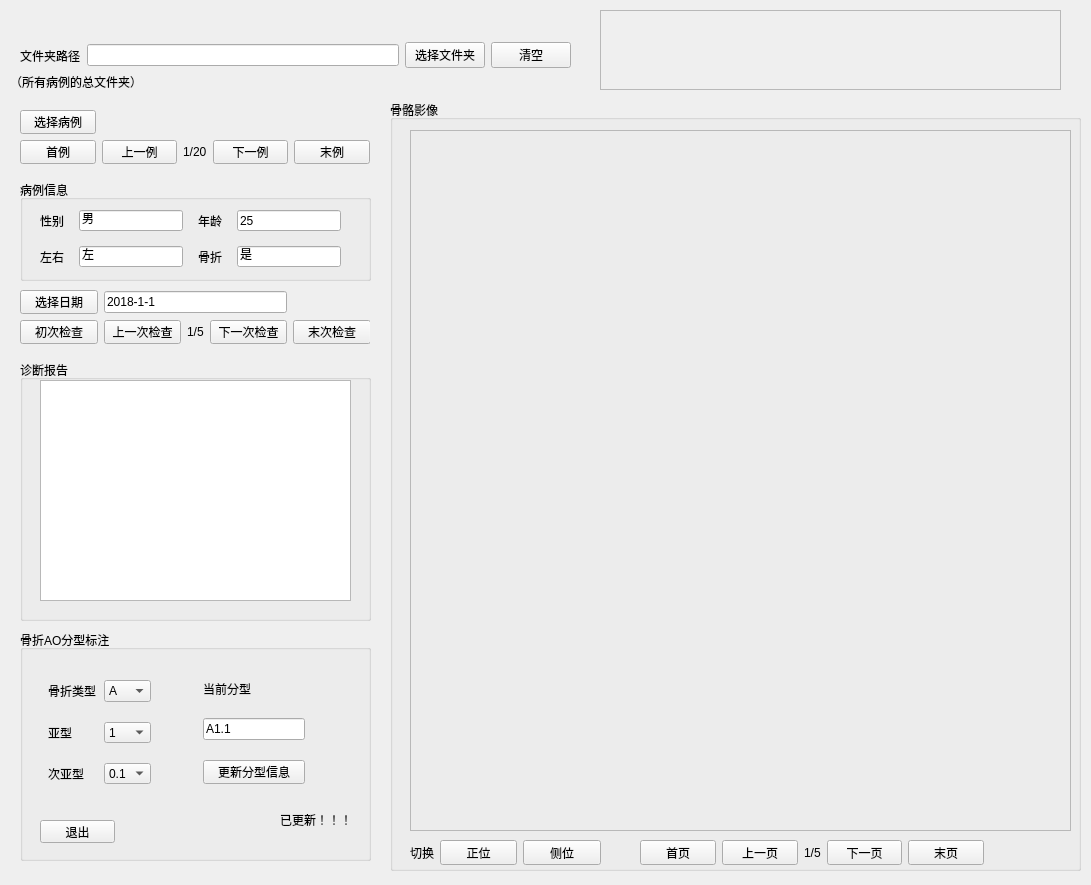
<?xml version="1.0" encoding="UTF-8"?>
<ui version="4.0">
 <class>Form</class>
 <widget class="QWidget" name="Form">
  <property name="geometry">
   <rect>
    <x>0</x>
    <y>0</y>
    <width>1091</width>
    <height>885</height>
   </rect>
  </property>
  <property name="windowTitle">
   <string>Form</string>
  </property>
  <widget class="QGroupBox" name="groupBox">
   <property name="geometry">
    <rect>
     <x>20</x>
     <y>180</y>
     <width>351</width>
     <height>101</height>
    </rect>
   </property>
   <property name="title">
    <string>病例信息</string>
   </property>
   <widget class="QWidget" name="layoutWidget">
    <property name="geometry">
     <rect>
      <x>20</x>
      <y>30</y>
      <width>301</width>
      <height>57</height>
     </rect>
    </property>
    <layout class="QGridLayout" name="gridLayout">
     <property name="spacing">
      <number>15</number>
     </property>
     <item row="0" column="0">
      <widget class="QLabel" name="label_4">
       <property name="text">
        <string>性别</string>
       </property>
      </widget>
     </item>
     <item row="0" column="1">
      <widget class="QLineEdit" name="lineEdit_2">
       <property name="text">
        <string>男</string>
       </property>
      </widget>
     </item>
     <item row="0" column="2">
      <widget class="QLabel" name="label_5">
       <property name="text">
        <string>年龄</string>
       </property>
      </widget>
     </item>
     <item row="0" column="3">
      <widget class="QLineEdit" name="lineEdit_3">
       <property name="text">
        <string>25</string>
       </property>
      </widget>
     </item>
     <item row="1" column="0">
      <widget class="QLabel" name="label_6">
       <property name="text">
        <string>左右</string>
       </property>
      </widget>
     </item>
     <item row="1" column="1">
      <widget class="QLineEdit" name="lineEdit_4">
       <property name="text">
        <string>左</string>
       </property>
      </widget>
     </item>
     <item row="1" column="2">
      <widget class="QLabel" name="label_10">
       <property name="text">
        <string>骨折</string>
       </property>
      </widget>
     </item>
     <item row="1" column="3">
      <widget class="QLineEdit" name="lineEdit_6">
       <property name="text">
        <string>是</string>
       </property>
      </widget>
     </item>
    </layout>
   </widget>
  </widget>
  <widget class="QLabel" name="label_3">
   <property name="geometry">
    <rect>
     <x>10</x>
     <y>70</y>
     <width>132</width>
     <height>23</height>
    </rect>
   </property>
   <property name="text">
    <string>（所有病例的总文件夹）</string>
   </property>
  </widget>
  <widget class="QGroupBox" name="groupBox_2">
   <property name="geometry">
    <rect>
     <x>20</x>
     <y>360</y>
     <width>351</width>
     <height>261</height>
    </rect>
   </property>
   <property name="title">
    <string>诊断报告</string>
   </property>
   <widget class="QTextEdit" name="textEdit">
    <property name="geometry">
     <rect>
      <x>20</x>
      <y>20</y>
      <width>311</width>
      <height>221</height>
     </rect>
    </property>
   </widget>
  </widget>
  <widget class="QWidget" name="layoutWidget">
   <property name="geometry">
    <rect>
     <x>20</x>
     <y>290</y>
     <width>350</width>
     <height>54</height>
    </rect>
   </property>
   <layout class="QGridLayout" name="gridLayout_3">
    <item row="1" column="1">
     <widget class="QPushButton" name="pushButton_8">
      <property name="text">
       <string>上一次检查</string>
      </property>
     </widget>
    </item>
    <item row="1" column="4">
     <widget class="QPushButton" name="pushButton_9">
      <property name="text">
       <string>末次检查</string>
      </property>
     </widget>
    </item>
    <item row="0" column="0">
     <widget class="QPushButton" name="pushButton_10">
      <property name="text">
       <string>选择日期</string>
      </property>
     </widget>
    </item>
    <item row="1" column="3">
     <widget class="QPushButton" name="pushButton_11">
      <property name="text">
       <string>下一次检查</string>
      </property>
     </widget>
    </item>
    <item row="1" column="0">
     <widget class="QPushButton" name="pushButton_12">
      <property name="text">
       <string>初次检查</string>
      </property>
     </widget>
    </item>
    <item row="1" column="2">
     <widget class="QLabel" name="label_8">
      <property name="text">
       <string>1/5</string>
      </property>
     </widget>
    </item>
    <item row="0" column="1" colspan="3">
     <widget class="QLineEdit" name="lineEdit_5">
      <property name="text">
       <string>2018-1-1</string>
      </property>
     </widget>
    </item>
   </layout>
  </widget>
  <widget class="QGroupBox" name="groupBox_3">
   <property name="geometry">
    <rect>
     <x>20</x>
     <y>630</y>
     <width>351</width>
     <height>231</height>
    </rect>
   </property>
   <property name="title">
    <string>骨折AO分型标注</string>
   </property>
   <widget class="QPushButton" name="pushButton_24">
    <property name="geometry">
     <rect>
      <x>20</x>
      <y>190</y>
      <width>75</width>
      <height>23</height>
     </rect>
    </property>
    <property name="text">
     <string>退出</string>
    </property>
   </widget>
   <widget class="QLabel" name="label_15">
    <property name="geometry">
     <rect>
      <x>260</x>
      <y>180</y>
      <width>71</width>
      <height>20</height>
     </rect>
    </property>
    <property name="text">
     <string>已更新！！！</string>
    </property>
   </widget>
   <widget class="QWidget" name="layoutWidget">
    <property name="geometry">
     <rect>
      <x>20</x>
      <y>50</y>
      <width>273</width>
      <height>104</height>
     </rect>
    </property>
    <layout class="QHBoxLayout" name="horizontalLayout_6">
     <property name="spacing">
      <number>36</number>
     </property>
     <item>
      <layout class="QGridLayout" name="gridLayout_4">
       <property name="leftMargin">
        <number>8</number>
       </property>
       <property name="rightMargin">
        <number>8</number>
       </property>
       <property name="horizontalSpacing">
        <number>8</number>
       </property>
       <property name="verticalSpacing">
        <number>20</number>
       </property>
       <item row="0" column="0">
        <widget class="QLabel" name="label">
         <property name="text">
          <string>骨折类型</string>
         </property>
        </widget>
       </item>
       <item row="0" column="1">
        <widget class="QComboBox" name="comboBox">
         <item>
          <property name="text">
           <string>A</string>
          </property>
         </item>
         <item>
          <property name="text">
           <string>B</string>
          </property>
         </item>
         <item>
          <property name="text">
           <string>C</string>
          </property>
         </item>
        </widget>
       </item>
       <item row="1" column="0">
        <widget class="QLabel" name="label_12">
         <property name="text">
          <string>亚型</string>
         </property>
        </widget>
       </item>
       <item row="1" column="1">
        <widget class="QComboBox" name="comboBox_2">
         <item>
          <property name="text">
           <string>1</string>
          </property>
         </item>
         <item>
          <property name="text">
           <string>2</string>
          </property>
         </item>
         <item>
          <property name="text">
           <string>3</string>
          </property>
         </item>
        </widget>
       </item>
       <item row="2" column="0">
        <widget class="QLabel" name="label_13">
         <property name="text">
          <string>次亚型</string>
         </property>
        </widget>
       </item>
       <item row="2" column="1">
        <widget class="QComboBox" name="comboBox_3">
         <item>
          <property name="text">
           <string>0.1</string>
          </property>
         </item>
         <item>
          <property name="text">
           <string>0.2</string>
          </property>
         </item>
         <item>
          <property name="text">
           <string>0.3</string>
          </property>
         </item>
        </widget>
       </item>
      </layout>
     </item>
     <item>
      <layout class="QGridLayout" name="gridLayout_5">
       <property name="leftMargin">
        <number>8</number>
       </property>
       <property name="rightMargin">
        <number>8</number>
       </property>
       <property name="horizontalSpacing">
        <number>8</number>
       </property>
       <property name="verticalSpacing">
        <number>20</number>
       </property>
       <item row="0" column="0">
        <widget class="QLabel" name="label_14">
         <property name="text">
          <string>当前分型</string>
         </property>
        </widget>
       </item>
       <item row="1" column="0">
        <widget class="QLineEdit" name="lineEdit_7">
         <property name="text">
          <string>A1.1</string>
         </property>
         <property name="dragEnabled">
          <bool>false</bool>
         </property>
         <property name="readOnly">
          <bool>false</bool>
         </property>
        </widget>
       </item>
       <item row="2" column="0">
        <widget class="QPushButton" name="pushButton_23">
         <property name="text">
          <string>更新分型信息</string>
         </property>
        </widget>
       </item>
      </layout>
     </item>
    </layout>
   </widget>
  </widget>
  <widget class="QGroupBox" name="groupBox_4">
   <property name="geometry">
    <rect>
     <x>390</x>
     <y>100</y>
     <width>691</width>
     <height>771</height>
    </rect>
   </property>
   <property name="title">
    <string>骨骼影像</string>
   </property>
   <widget class="QFrame" name="frame">
    <property name="geometry">
     <rect>
      <x>20</x>
      <y>30</y>
      <width>661</width>
      <height>701</height>
     </rect>
    </property>
    <property name="frameShape">
     <enum>QFrame::StyledPanel</enum>
    </property>
    <property name="frameShadow">
     <enum>QFrame::Raised</enum>
    </property>
   </widget>
   <widget class="QWidget" name="layoutWidget">
    <property name="geometry">
     <rect>
      <x>20</x>
      <y>740</y>
      <width>191</width>
      <height>25</height>
     </rect>
    </property>
    <layout class="QHBoxLayout" name="horizontalLayout_2">
     <item>
      <widget class="QLabel" name="label_9">
       <property name="text">
        <string>切换</string>
       </property>
      </widget>
     </item>
     <item>
      <widget class="QPushButton" name="pushButton_13">
       <property name="text">
        <string>正位</string>
       </property>
      </widget>
     </item>
     <item>
      <widget class="QPushButton" name="pushButton_14">
       <property name="text">
        <string>侧位</string>
       </property>
      </widget>
     </item>
    </layout>
   </widget>
   <widget class="QWidget" name="layoutWidget_2">
    <property name="geometry">
     <rect>
      <x>250</x>
      <y>740</y>
      <width>344</width>
      <height>25</height>
     </rect>
    </property>
    <layout class="QHBoxLayout" name="horizontalLayout_3">
     <item>
      <widget class="QPushButton" name="pushButton_15">
       <property name="text">
        <string>首页</string>
       </property>
      </widget>
     </item>
     <item>
      <widget class="QPushButton" name="pushButton_21">
       <property name="text">
        <string>上一页</string>
       </property>
      </widget>
     </item>
     <item>
      <widget class="QLabel" name="label_16">
       <property name="text">
        <string>1/5</string>
       </property>
      </widget>
     </item>
     <item>
      <widget class="QPushButton" name="pushButton_22">
       <property name="text">
        <string>下一页</string>
       </property>
      </widget>
     </item>
     <item>
      <widget class="QPushButton" name="pushButton_16">
       <property name="text">
        <string>末页</string>
       </property>
      </widget>
     </item>
    </layout>
   </widget>
  </widget>
  <widget class="QFrame" name="frame_3">
   <property name="geometry">
    <rect>
     <x>600</x>
     <y>10</y>
     <width>461</width>
     <height>80</height>
    </rect>
   </property>
   <property name="frameShape">
    <enum>QFrame::StyledPanel</enum>
   </property>
   <property name="frameShadow">
    <enum>QFrame::Raised</enum>
   </property>
  </widget>
  <widget class="QWidget" name="layoutWidget">
   <property name="geometry">
    <rect>
     <x>20</x>
     <y>40</y>
     <width>551</width>
     <height>31</height>
    </rect>
   </property>
   <layout class="QHBoxLayout" name="horizontalLayout">
    <item>
     <widget class="QLabel" name="label_2">
      <property name="text">
       <string>文件夹路径</string>
      </property>
     </widget>
    </item>
    <item>
     <widget class="QLineEdit" name="lineEdit"/>
    </item>
    <item>
     <widget class="QPushButton" name="pushButton">
      <property name="text">
       <string>选择文件夹</string>
      </property>
     </widget>
    </item>
    <item>
     <widget class="QPushButton" name="pushButton_2">
      <property name="text">
       <string>清空</string>
      </property>
     </widget>
    </item>
   </layout>
  </widget>
  <widget class="QWidget" name="layoutWidget">
   <property name="geometry">
    <rect>
     <x>20</x>
     <y>110</y>
     <width>350</width>
     <height>54</height>
    </rect>
   </property>
   <layout class="QGridLayout" name="gridLayout_2">
    <item row="1" column="1">
     <widget class="QPushButton" name="pushButton_5">
      <property name="text">
       <string>上一例</string>
      </property>
     </widget>
    </item>
    <item row="1" column="4">
     <widget class="QPushButton" name="pushButton_7">
      <property name="text">
       <string>末例</string>
      </property>
     </widget>
    </item>
    <item row="0" column="0">
     <widget class="QPushButton" name="pushButton_3">
      <property name="text">
       <string>选择病例</string>
      </property>
     </widget>
    </item>
    <item row="1" column="3">
     <widget class="QPushButton" name="pushButton_6">
      <property name="text">
       <string>下一例</string>
      </property>
     </widget>
    </item>
    <item row="1" column="0">
     <widget class="QPushButton" name="pushButton_4">
      <property name="text">
       <string>首例</string>
      </property>
     </widget>
    </item>
    <item row="1" column="2">
     <widget class="QLabel" name="label_7">
      <property name="text">
       <string>1/20</string>
      </property>
     </widget>
    </item>
   </layout>
  </widget>
  <zorder>layoutWidget</zorder>
  <zorder>layoutWidget</zorder>
  <zorder>groupBox_4</zorder>
  <zorder>groupBox</zorder>
  <zorder>groupBox_2</zorder>
  <zorder>label_3</zorder>
  <zorder>layoutWidget</zorder>
  <zorder>groupBox_3</zorder>
  <zorder>frame_3</zorder>
 </widget>
 <resources/>
 <connections/>
</ui>
